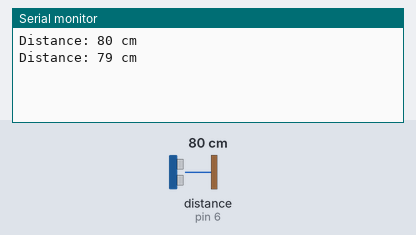
The sketch below on a simulated Arduino Uno, built with avr-gcc and run on an emulated ATmega328P. Shown: the last lines printed to the serial monitor. Wiring (inferred from the names in the program): ultrasonic range finder: trigger pin 5; echo pin 6. The test bench sets the inputs (shaded band); at power-on: distance to the obstacle (sensor on pin 6) 80 cm. The echo pulse lasts 58.3 µs per cm.

Above: at 3.8 s.
3.9 s: distance to the obstacle (sensor on pin 6) set to 2 cm
At 7.4 s:
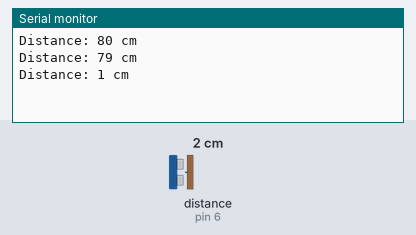
7.8 s: distance to the obstacle (sensor on pin 6) set to 4 cm
At 9.8 s:
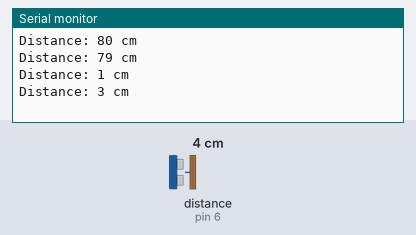
Timing chart, 0 to 11.3 s (numbered marks = the images above; inputs shaded):
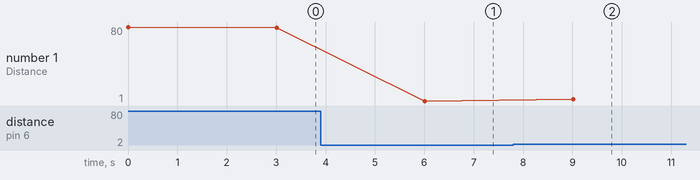

Measured:
- after the input at 3.9 s, the serial monitor: prints a new line after 2.1 s (image 1)
- after the input at 7.8 s, the serial monitor: prints a new line after 1.2 s (image 2)
- plotted number 1: 79 → 1 after the input at 3.9 s, 1 → 3 after the input at 7.8 s

The sketch:

measurment.ino
```cpp
#define TRIG_PIN 5
#define ECHO_PIN 6
void setup() {
  // put your setup code here, to run once:
pinMode(TRIG_PIN,OUTPUT);
pinMode(ECHO_PIN,INPUT);
Serial.begin(9600);

}

void loop() {
  // put your main code here, to run repeatedly:
  long distance =readUltrasonic();
  if (distance != -1) {
    Serial.print("Distance: ");
    Serial.print(distance);
    Serial.println(" cm");
  } else {
    Serial.println("error!");
  }

  delay(3000); //3s
}

long readUltrasonic(){
   digitalWrite(TRIG_PIN, LOW);
  delayMicroseconds(5);
  digitalWrite(TRIG_PIN, HIGH);
  delayMicroseconds(10);
  digitalWrite(TRIG_PIN, LOW);
   long time = pulseIn(ECHO_PIN, HIGH , 20000);
  if (time == 0) return -1;

  long distance = time * 0.0343 / 2;
  return distance;
}
```
